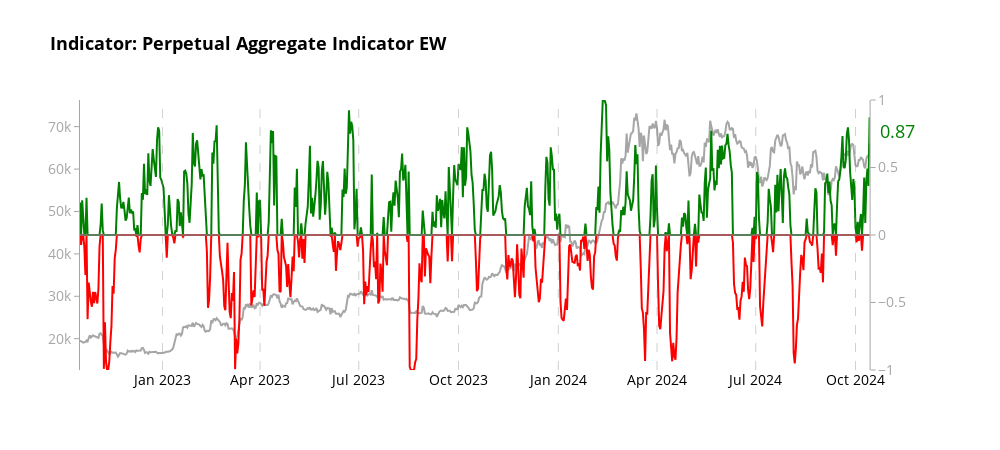
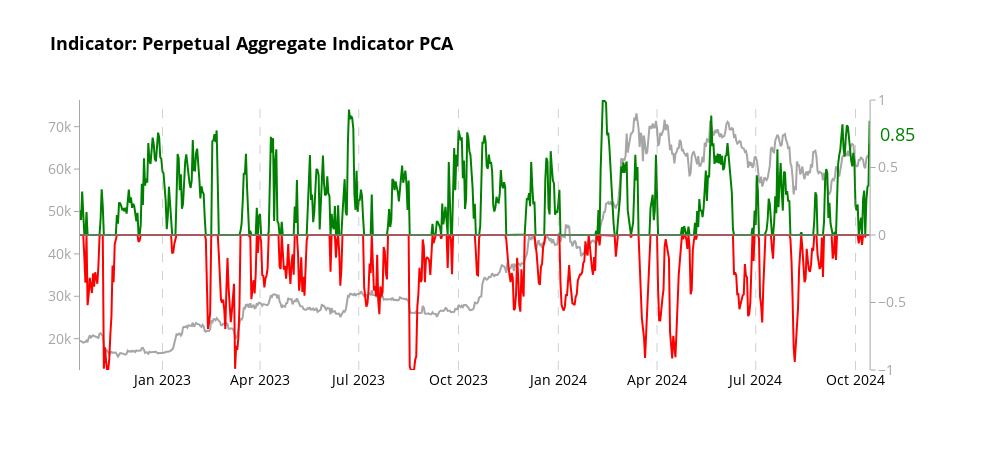

Notebook source saved alongside these figures, in order:
### Code cell
# Create charts for each aggregator
aggregators = [('aggregate_indicator_equalweight', "Indicator: Perpetual Aggregate Indicator EW"),
    ('aggregate_indicator_PCA', "Indicator: Perpetual Aggregate Indicator PCA")
    ]

for aggregator, title in aggregators:
    fig = create_aggregator_chart(merged_df, aggregator, title)
    
    # Show the plot
    fig.show()
    
    # Optionally, save the plot as an HTML file
    pio.write_html(fig, file=f'bitcoin_analysis_perp_{aggregator}_two_year.html')

print("All charts have been displayed and saved as separate HTML files.")

### Figure 1 — Plotly figure (JSON) as saved in the notebook; plotly's stock layout.template omitted (floating-point values rounded to 4 significant figures; data arrays with more than 128 entries replaced by an {"elided": "..."} marker saying what was removed)
{"data": [{"line": {"color": "rgba(128, 128, 128, 0.7)", "width": 2}, "mode": "lines", "name": "Price USD", "x": {"elided": "729 str values"}, "y": {"elided": "729 float values"}, "type": "scatter", "xaxis": "x", "yaxis": "y"}, {"fill": "tozeroy", "fillcolor": "rgba(255,0,0,0)", "line": {"color": "green", "width": 2}, "mode": "lines", "name": "aggregate_indicator_equalweight (Positive)", "x": {"elided": "729 str values"}, "y": {"elided": "729 float values"}, "type": "scatter", "xaxis": "x", "yaxis": "y2"}, {"fill": "tozeroy", "fillcolor": "rgba(0,0,255,0)", "line": {"color": "red", "width": 2}, "mode": "lines", "name": "aggregate_indicator_equalweight (Negative)", "x": {"elided": "729 str values"}, "y": {"elided": "729 float values"}, "type": "scatter", "xaxis": "x", "yaxis": "y2"}, {"hoverinfo": "skip", "line": {"color": "rgba(128, 128, 128, 0.7)", "width": 2}, "showlegend": false, "x": {"elided": "729 str values"}, "y": {"elided": "729 int values"}, "type": "scatter", "xaxis": "x", "yaxis": "y2"}], "layout": {"xaxis": {"anchor": "y", "domain": [0.0, 0.94], "tickfont": {"color": "black", "size": 14}, "showgrid": false, "zeroline": false}, "yaxis": {"anchor": "x", "domain": [0.0, 1.0], "tickfont": {"color": "rgba(128, 128, 128, 0.7)", "size": 14}, "title": {"font": {"size": 18}, "text": ""}, "showgrid": false, "zeroline": false, "showline": true, "linecolor": "rgba(128, 128, 128, 0.7)", "ticks": "outside", "tickcolor": "rgba(128, 128, 128, 0.7)"}, "yaxis2": {"anchor": "x", "overlaying": "y", "side": "right", "tickfont": {"color": "rgba(128, 128, 128, 0.7)", "size": 14}, "title": {"font": {"size": 18}, "text": ""}, "showgrid": false, "range": [-1, 1], "zeroline": false, "showline": true, "linecolor": "rgba(128, 128, 128, 0.7)", "ticks": "outside", "tickcolor": "rgba(128, 128, 128, 0.7)"}, "shapes": [{"line": {"color": "rgba(128, 128, 128, 0.7)", "dash": "dash", "width": 0.75}, "opacity": 0.7, "type": "line", "x0": "2023-01-01T00:00:00", "x1": "2023-01-01T00:00:00", "xref": "x", "y0": 0, "y1": 1, "yref": "y domain"}, {"line": {"color": "rgba(128, 128, 128, 0.7)", "dash": "dash", "width": 0.75}, "opacity": 0.7, "type": "line", "x0": "2024-01-01T00:00:00", "x1": "2024-01-01T00:00:00", "xref": "x", "y0": 0, "y1": 1, "yref": "y domain"}, {"line": {"color": "rgba(128, 128, 128, 0.7)", "dash": "dash", "width": 0.75}, "opacity": 0.7, "type": "line", "x0": "2023-04-01T00:00:00", "x1": "2023-04-01T00:00:00", "xref": "x", "y0": 0, "y1": 1, "yref": "y domain"}, {"line": {"color": "rgba(128, 128, 128, 0.7)", "dash": "dash", "width": 0.75}, "opacity": 0.7, "type": "line", "x0": "2024-04-01T00:00:00", "x1": "2024-04-01T00:00:00", "xref": "x", "y0": 0, "y1": 1, "yref": "y domain"}, {"line": {"color": "rgba(128, 128, 128, 0.7)", "dash": "dash", "width": 0.75}, "opacity": 0.7, "type": "line", "x0": "2023-07-01T00:00:00", "x1": "2023-07-01T00:00:00", "xref": "x", "y0": 0, "y1": 1, "yref": "y domain"}, {"line": {"color": "rgba(128, 128, 128, 0.7)", "dash": "dash", "width": 0.75}, "opacity": 0.7, "type": "line", "x0": "2024-07-01T00:00:00", "x1": "2024-07-01T00:00:00", "xref": "x", "y0": 0, "y1": 1, "yref": "y domain"}, {"line": {"color": "rgba(128, 128, 128, 0.7)", "dash": "dash", "width": 0.75}, "opacity": 0.7, "type": "line", "x0": "2023-10-01T00:00:00", "x1": "2023-10-01T00:00:00", "xref": "x", "y0": 0, "y1": 1, "yref": "y domain"}, {"line": {"color": "rgba(128, 128, 128, 0.7)", "dash": "dash", "width": 0.75}, "opacity": 0.7, "type": "line", "x0": "2024-10-01T00:00:00", "x1": "2024-10-01T00:00:00", "xref": "x", "y0": 0, "y1": 1, "yref": "y domain"}], "annotations": [{"align": "left", "font": {"color": "green", "size": 18}, "showarrow": false, "text": "0.87", "x": 0.95, "xanchor": "left", "xref": "paper", "y": 0.7679, "yanchor": "middle", "yref": "y2"}], "title": {"font": {"color": "black", "size": 18, "weight": "bold"}, "text": "Indicator: Perpetual Aggregate Indicator EW"}, "font": {"color": "black", "size": 14}, "showlegend": false, "hovermode": "x unified", "plot_bgcolor": "white", "paper_bgcolor": "white", "width": 1000, "height": 450}}

### Figure 2 — Plotly figure (JSON) as saved in the notebook; plotly's stock layout.template omitted (floating-point values rounded to 4 significant figures; data arrays with more than 128 entries replaced by an {"elided": "..."} marker saying what was removed)
{"data": [{"line": {"color": "rgba(128, 128, 128, 0.7)", "width": 2}, "mode": "lines", "name": "Price USD", "x": {"elided": "729 str values"}, "y": {"elided": "729 float values"}, "type": "scatter", "xaxis": "x", "yaxis": "y"}, {"fill": "tozeroy", "fillcolor": "rgba(255,0,0,0)", "line": {"color": "green", "width": 2}, "mode": "lines", "name": "aggregate_indicator_PCA (Positive)", "x": {"elided": "729 str values"}, "y": {"elided": "729 float values"}, "type": "scatter", "xaxis": "x", "yaxis": "y2"}, {"fill": "tozeroy", "fillcolor": "rgba(0,0,255,0)", "line": {"color": "red", "width": 2}, "mode": "lines", "name": "aggregate_indicator_PCA (Negative)", "x": {"elided": "729 str values"}, "y": {"elided": "729 float values"}, "type": "scatter", "xaxis": "x", "yaxis": "y2"}, {"hoverinfo": "skip", "line": {"color": "rgba(128, 128, 128, 0.7)", "width": 2}, "showlegend": false, "x": {"elided": "729 str values"}, "y": {"elided": "729 int values"}, "type": "scatter", "xaxis": "x", "yaxis": "y2"}], "layout": {"xaxis": {"anchor": "y", "domain": [0.0, 0.94], "tickfont": {"color": "black", "size": 14}, "showgrid": false, "zeroline": false}, "yaxis": {"anchor": "x", "domain": [0.0, 1.0], "tickfont": {"color": "rgba(128, 128, 128, 0.7)", "size": 14}, "title": {"font": {"size": 18}, "text": ""}, "showgrid": false, "zeroline": false, "showline": true, "linecolor": "rgba(128, 128, 128, 0.7)", "ticks": "outside", "tickcolor": "rgba(128, 128, 128, 0.7)"}, "yaxis2": {"anchor": "x", "overlaying": "y", "side": "right", "tickfont": {"color": "rgba(128, 128, 128, 0.7)", "size": 14}, "title": {"font": {"size": 18}, "text": ""}, "showgrid": false, "range": [-1, 1], "zeroline": false, "showline": true, "linecolor": "rgba(128, 128, 128, 0.7)", "ticks": "outside", "tickcolor": "rgba(128, 128, 128, 0.7)"}, "shapes": [{"line": {"color": "rgba(128, 128, 128, 0.7)", "dash": "dash", "width": 0.75}, "opacity": 0.7, "type": "line", "x0": "2023-01-01T00:00:00", "x1": "2023-01-01T00:00:00", "xref": "x", "y0": 0, "y1": 1, "yref": "y domain"}, {"line": {"color": "rgba(128, 128, 128, 0.7)", "dash": "dash", "width": 0.75}, "opacity": 0.7, "type": "line", "x0": "2024-01-01T00:00:00", "x1": "2024-01-01T00:00:00", "xref": "x", "y0": 0, "y1": 1, "yref": "y domain"}, {"line": {"color": "rgba(128, 128, 128, 0.7)", "dash": "dash", "width": 0.75}, "opacity": 0.7, "type": "line", "x0": "2023-04-01T00:00:00", "x1": "2023-04-01T00:00:00", "xref": "x", "y0": 0, "y1": 1, "yref": "y domain"}, {"line": {"color": "rgba(128, 128, 128, 0.7)", "dash": "dash", "width": 0.75}, "opacity": 0.7, "type": "line", "x0": "2024-04-01T00:00:00", "x1": "2024-04-01T00:00:00", "xref": "x", "y0": 0, "y1": 1, "yref": "y domain"}, {"line": {"color": "rgba(128, 128, 128, 0.7)", "dash": "dash", "width": 0.75}, "opacity": 0.7, "type": "line", "x0": "2023-07-01T00:00:00", "x1": "2023-07-01T00:00:00", "xref": "x", "y0": 0, "y1": 1, "yref": "y domain"}, {"line": {"color": "rgba(128, 128, 128, 0.7)", "dash": "dash", "width": 0.75}, "opacity": 0.7, "type": "line", "x0": "2024-07-01T00:00:00", "x1": "2024-07-01T00:00:00", "xref": "x", "y0": 0, "y1": 1, "yref": "y domain"}, {"line": {"color": "rgba(128, 128, 128, 0.7)", "dash": "dash", "width": 0.75}, "opacity": 0.7, "type": "line", "x0": "2023-10-01T00:00:00", "x1": "2023-10-01T00:00:00", "xref": "x", "y0": 0, "y1": 1, "yref": "y domain"}, {"line": {"color": "rgba(128, 128, 128, 0.7)", "dash": "dash", "width": 0.75}, "opacity": 0.7, "type": "line", "x0": "2024-10-01T00:00:00", "x1": "2024-10-01T00:00:00", "xref": "x", "y0": 0, "y1": 1, "yref": "y domain"}], "annotations": [{"align": "left", "font": {"color": "green", "size": 18}, "showarrow": false, "text": "0.85", "x": 0.95, "xanchor": "left", "xref": "paper", "y": 0.7454, "yanchor": "middle", "yref": "y2"}], "title": {"font": {"color": "black", "size": 18, "weight": "bold"}, "text": "Indicator: Perpetual Aggregate Indicator PCA"}, "font": {"color": "black", "size": 14}, "showlegend": false, "hovermode": "x unified", "plot_bgcolor": "white", "paper_bgcolor": "white", "width": 1000, "height": 450}}
